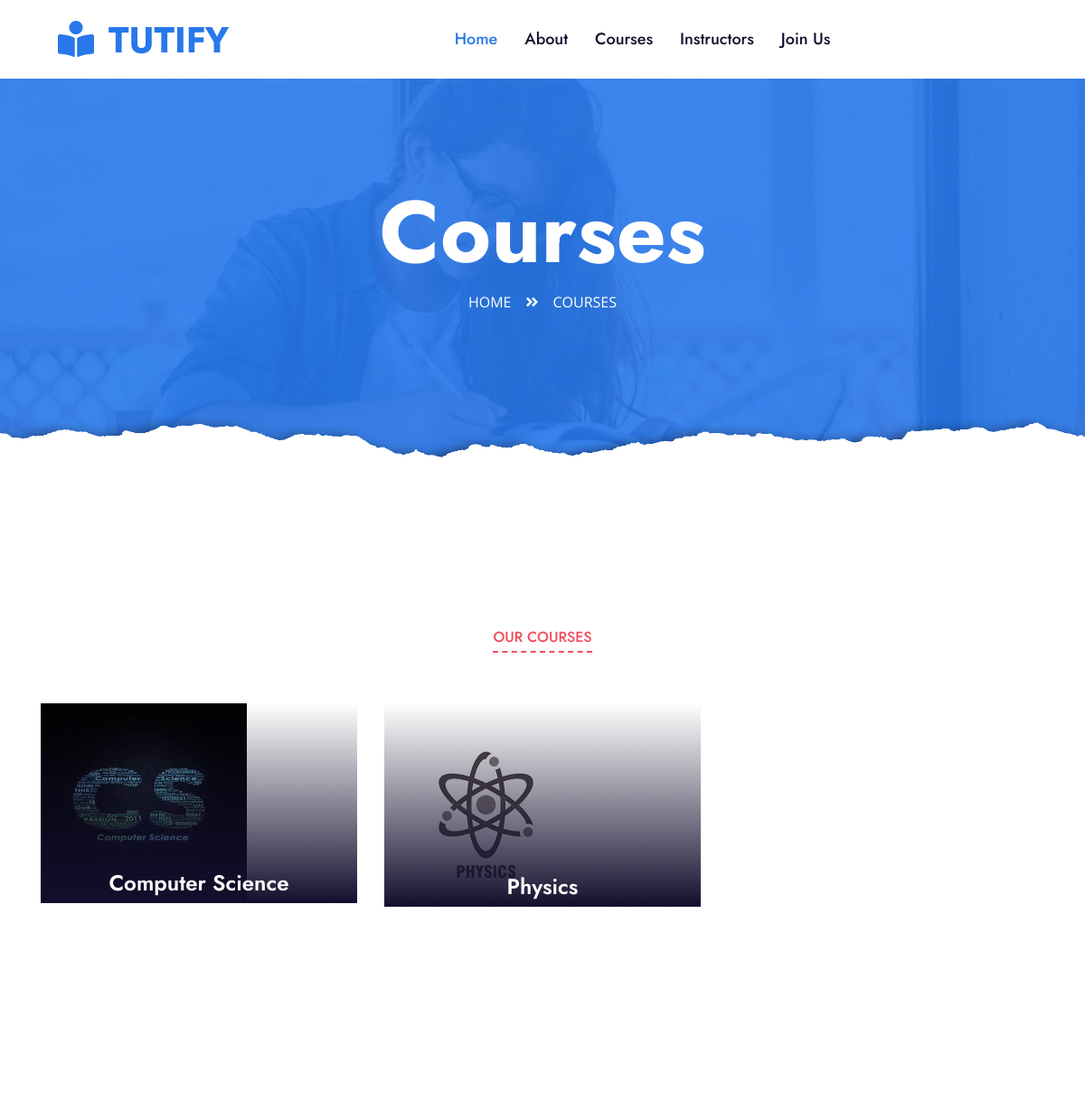
The app's page /course.php (upper part), older data.
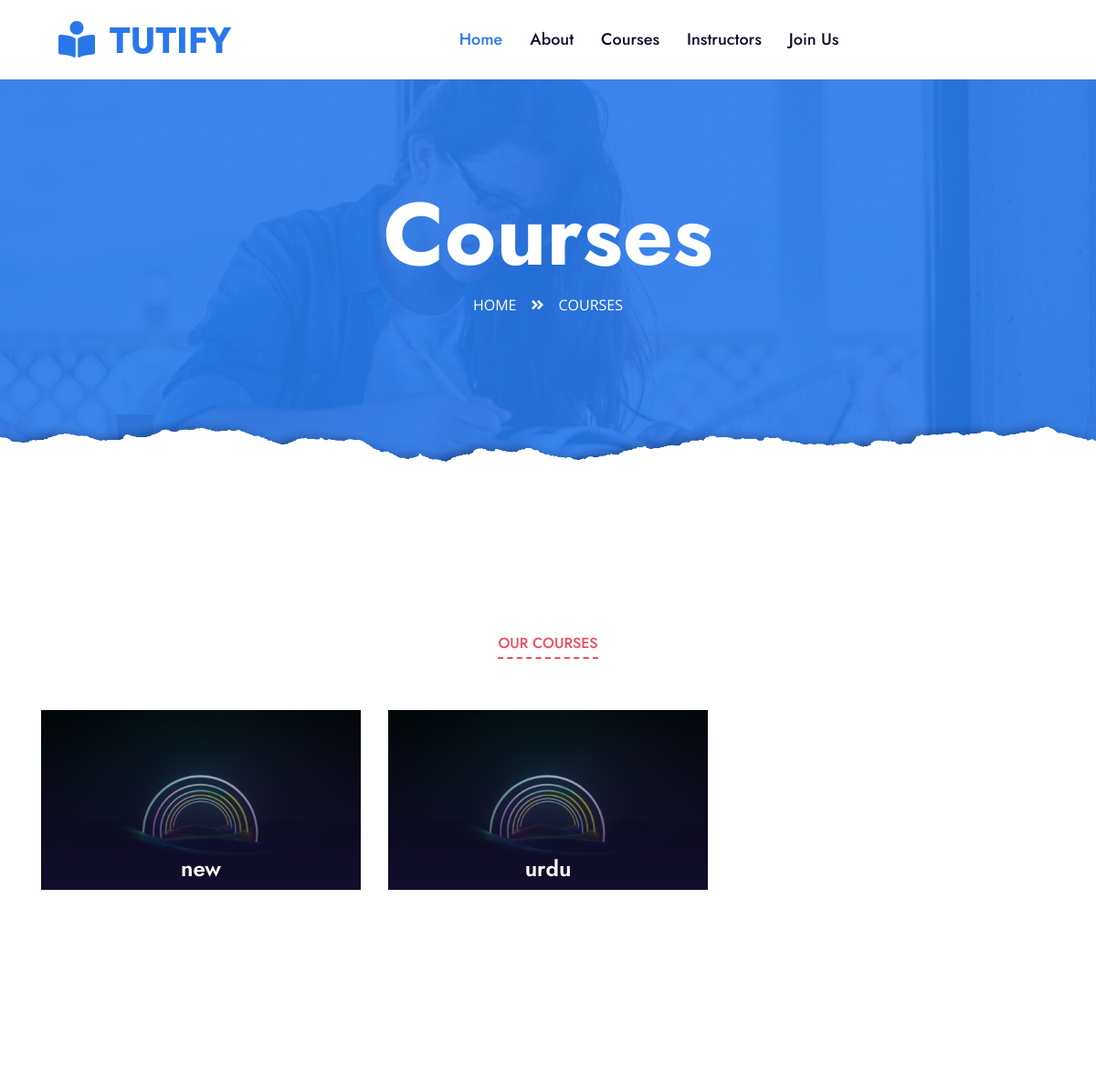
The same page, newer data.
### tables this page shows
CREATE TABLE `course` (
  `course_name` varchar(255) NOT NULL,
  `course_id` int(255) NOT NULL,
  `course_intsructor` varchar(255) NOT NULL,
  `course_duration` varchar(255) NOT NULL,
  `course_price` int(255) NOT NULL,
  `course_description` varchar(255) NOT NULL,
  `instructor_id` int(255) NOT NULL,
  `course_image` varchar(255) NOT NULL
);

### course.php (the view, shortened to what this page needs)
<?php
require ('dbcon.php');
$query="SELECT * FROM course";
$query_run=mysqli_query($con,$query);
$check_course=mysqli_num_rows($query_run);
?>
<!DOCTYPE html>
<html lang="en">
<head>
    <link href="https://cdnjs.cloudflare.com/ajax/libs/font-awesome/5.10.0/css/all.min.css" rel="stylesheet">
    <link href="lib/owlcarousel/assets/owl.carousel.min.css" rel="stylesheet">
    <link href="css/style.css" rel="stylesheet">
</head>
<body>
    <?php include('index_header.php');?>
    <div class="jumbotron jumbotron-fluid page-header position-relative overlay-bottom" style="margin-bottom: 90px;">
        <div class="container text-center py-5">
            <h1 class="text-white display-1">Courses</h1>
            <div class="d-inline-flex text-white mb-5">
                <p class="m-0 text-uppercase"><a class="text-white" href="">Home</a></p>
                <i class="fa fa-angle-double-right pt-1 px-3"></i>
                <p class="m-0 text-uppercase">Courses</p>
            </div>
        </div>
    </div>
    <div class="container-fluid py-5">
        <div class="container py-5">
            <div class="row mx-0 justify-content-center">
                <div class="col-lg-8">
                    <div class="section-title text-center position-relative mb-5">
                        <h6 class="d-inline-block position-relative text-secondary text-uppercase pb-2">Our Courses</h6>
                    </div>
                </div>
            </div>
            <div class="row">
            <?php
            if ($check_course>0) {
                while ($row=mysqli_fetch_array($query_run)) {
                    ?>
                     <div class="col-lg-4 col-md-6 pb-4">
                    <a class="courses-list-item position-relative d-block overflow-hidden mb-2" href="detail.php">
                        <img class="img-fluid" src="uploads/<?php echo $row['course_image'] ?>" alt="">
                        <div class="courses-text">
                            <h4 class="text-center text-white px-3"><?php echo $row['course_name']; ?></h4>
                        </div>
                    </a>
                </div>
                    <?php
                }
            }
            else {
                echo"No Data Found";
            }
            ?>
            </div>
        </div>
    </div>
</body>
</html>

### index_header.php (shortened to what this page needs)
<div class="container-fluid p-0">
        <nav class="navbar navbar-expand-lg bg-white navbar-light py-3 py-lg-0 px-lg-5">
            <a href="index.php" class="navbar-brand ml-lg-3">
                <h1 class="m-0 text-uppercase text-primary"><i class="fa fa-book-reader mr-3"></i>Tutify</h1>
            </a>
            <div class="collapse navbar-collapse justify-content-between px-lg-3" id="navbarCollapse">
                <div class="navbar-nav mx-auto py-0">
                    <a href="index.php" class="nav-item nav-link active">Home</a>
                    <a href="about.php" class="nav-item nav-link">About</a>
                    <a href="course.php" class="nav-item nav-link">Courses</a>
                    <a href="team.php" class="nav-item nav-link">Instructors</a>
                    <a href="join.php" class="nav-item nav-link">Join Us</a>
                </div>
            </div>
        </nav>
    </div>

Row changes from the older to the newer data that the page shows:
removed course: course_image (picture), course_name "Computer Science"
changed course: course_image: a different picture; course_name "Physics" → "new"
added course: course_image (picture), course_name "urdu"
